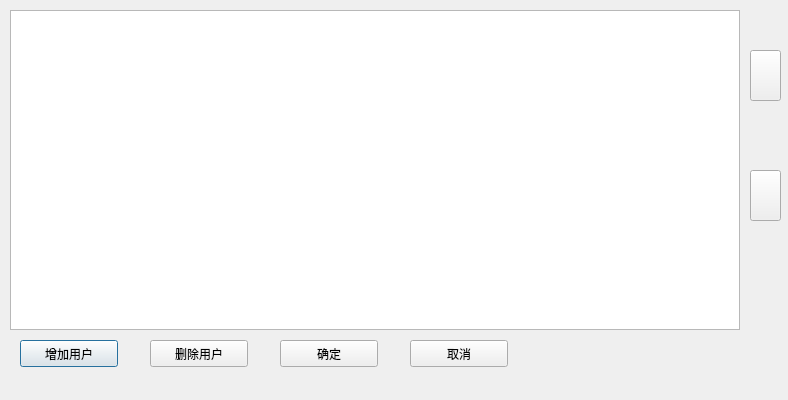
<?xml version="1.0" encoding="UTF-8"?>
<ui version="4.0">
 <class>CUserGroupDialog</class>
 <widget class="QDialog" name="CUserGroupDialog">
  <property name="geometry">
   <rect>
    <x>0</x>
    <y>0</y>
    <width>788</width>
    <height>400</height>
   </rect>
  </property>
  <property name="windowTitle">
   <string>Dialog</string>
  </property>
  <widget class="QTableWidget" name="tableWidget">
   <property name="geometry">
    <rect>
     <x>10</x>
     <y>10</y>
     <width>730</width>
     <height>320</height>
    </rect>
   </property>
  </widget>
  <widget class="QPushButton" name="pushButton_add">
   <property name="geometry">
    <rect>
     <x>20</x>
     <y>340</y>
     <width>98</width>
     <height>27</height>
    </rect>
   </property>
   <property name="text">
    <string>增加用户</string>
   </property>
  </widget>
  <widget class="QPushButton" name="pushButton_delete">
   <property name="geometry">
    <rect>
     <x>150</x>
     <y>340</y>
     <width>98</width>
     <height>27</height>
    </rect>
   </property>
   <property name="text">
    <string>删除用户</string>
   </property>
  </widget>
  <widget class="QPushButton" name="pushButton_pre_list">
   <property name="geometry">
    <rect>
     <x>750</x>
     <y>50</y>
     <width>31</width>
     <height>51</height>
    </rect>
   </property>
   <property name="text">
    <string/>
   </property>
  </widget>
  <widget class="QPushButton" name="pushButton_next_list">
   <property name="geometry">
    <rect>
     <x>750</x>
     <y>170</y>
     <width>31</width>
     <height>51</height>
    </rect>
   </property>
   <property name="text">
    <string/>
   </property>
  </widget>
  <widget class="QPushButton" name="pushButton_cancle">
   <property name="geometry">
    <rect>
     <x>410</x>
     <y>340</y>
     <width>98</width>
     <height>27</height>
    </rect>
   </property>
   <property name="text">
    <string>取消</string>
   </property>
  </widget>
  <widget class="QPushButton" name="pushButton_ok">
   <property name="geometry">
    <rect>
     <x>280</x>
     <y>340</y>
     <width>98</width>
     <height>27</height>
    </rect>
   </property>
   <property name="text">
    <string>确定</string>
   </property>
  </widget>
 </widget>
 <resources/>
 <connections/>
</ui>
